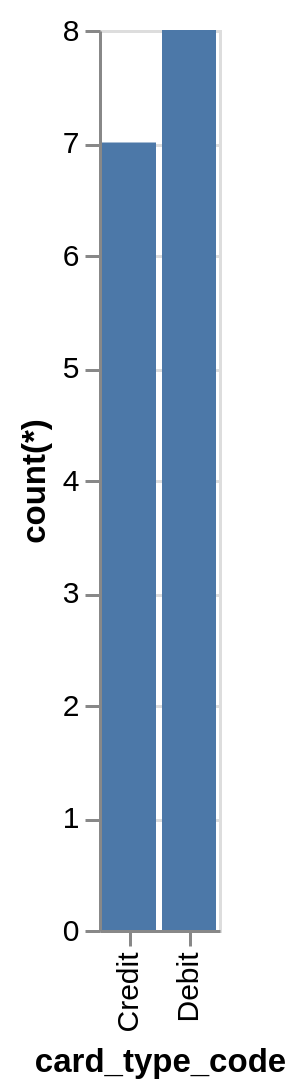

Describe this chart as a Vega-Lite specification.
### Vega-Lite specification from a JSON file in a GitHub repository (floating-point values rounded to 4 significant figures)
{"data": {"values": [{"x_data": "Credit", "y_data": 7}, {"x_data": "Debit", "y_data": 8}]}, "mark": "bar", "encoding": {"x": {"field": "x_data", "type": "nominal", "title": "card_type_code", "sort": "ascending"}, "y": {"field": "y_data", "type": "quantitative", "title": "count(*)"}}}
